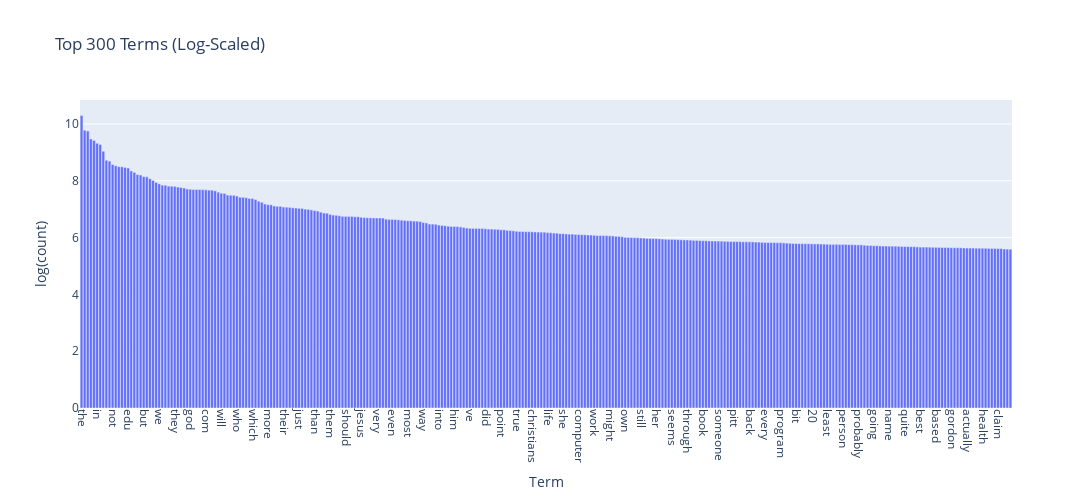

The cell this chart's notebook holds for it:
### Markdown cell above
### >>> **Exercise 15 (take home):** 
You can copy the code from the previous exercise and change the 'term_frequencies' variable for the 'term_frequencies_log', comment about the differences that you observe and talk about other possible insights that we can get from a log distribution.

### Code cell
terms = count_vect.get_feature_names_out()

# Keep the same top-K terms by raw frequency, then use their log-scaled values
K = min(300, len(terms))
top_idx = np.argpartition(term_frequencies, -K)[-K:]
top_idx = top_idx[np.argsort(term_frequencies[top_idx])[::-1]]

df_log = pd.DataFrame({
    "term": terms[top_idx],
    "log_frequency": np.array(term_frequencies_log)[top_idx],
    "frequency": term_frequencies[top_idx]
})

fig = px.bar(
    df_log,
    x="term",
    y="log_frequency",
    title=f"Top {K} Terms (Log-Scaled)",
    labels={"term": "Term", "log_frequency": "log(count)"}
)
fig.update_layout(xaxis_tickangle=90, width=1400, height=500, bargap=0.1)
fig.show()

#Log scaling compresses the large frequency gaps, so mid-frequency terms are easier to compare. 
#   It highlights long-tail behaviour without raw counts dwarfing everything else. 
#   You can also spot clusters of terms with similar log weights

### Figure 1 — Plotly figure (JSON) as saved in the notebook; plotly's stock layout.template omitted (floating-point values rounded to 4 significant figures; data arrays with more than 128 entries replaced by an {"elided": "..."} marker saying what was removed)
{"data": [{"hovertemplate": "Term=%{x}<br>log(count)=%{y}<extra></extra>", "legendgroup": "", "marker": {"color": "#636efa", "pattern": {"shape": ""}}, "name": "", "orientation": "v", "showlegend": false, "textposition": "auto", "type": "bar", "x": {"elided": "300 str values"}, "xaxis": "x", "y": {"elided": "300 float values"}, "yaxis": "y"}], "layout": {"bargap": 0.1, "barmode": "relative", "height": 500, "legend": {"tracegroupgap": 0}, "title": {"text": "Top 300 Terms (Log-Scaled)"}, "width": 1400, "xaxis": {"anchor": "y", "domain": [0, 1], "tickangle": 90, "title": {"text": "Term"}}, "yaxis": {"anchor": "x", "domain": [0, 1], "title": {"text": "log(count)"}}}}
